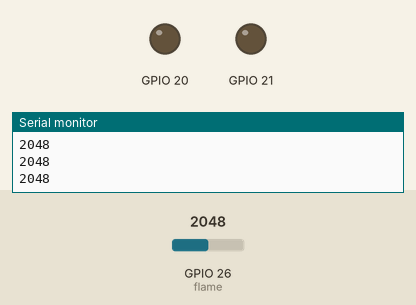
Recording of a sketch running on a simulated ESP32. Shown: output pins drawn as LEDs (lit = HIGH), the last lines printed to the serial monitor. The test bench sets the inputs (shaded band); at power-on: GPIO 26 (flame) = 2048.

Above: at 1.2 s.
1.3 s: GPIO 26 (flame) set to 1944
At 2.5 s:
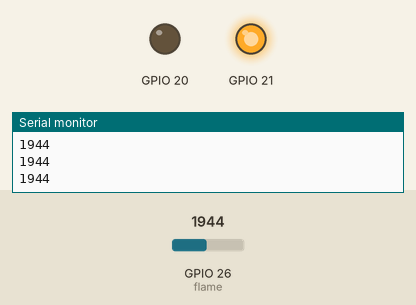
2.8 s: GPIO 26 (flame) set to 2040
At 3.8 s:
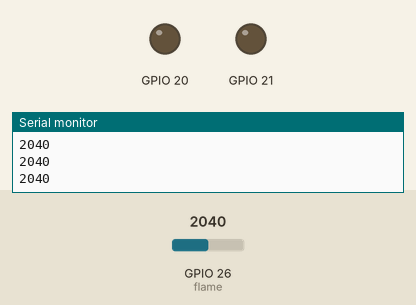
4.3 s: GPIO 26 (flame) set to 1960
At 5.0 s:
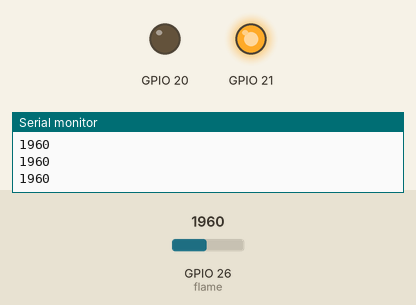
Timing chart, 0 to 7.3 s (numbered marks = the images above; inputs shaded):
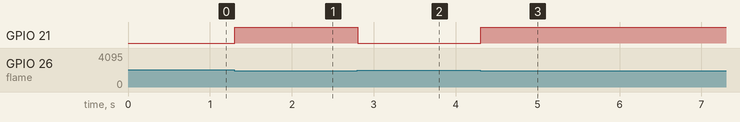

The sketch:

Self-extinguishing.ino
```cpp
/*
   Keyestudio 42 in 1 Starter Kit for Raspberry Pi Pico
   lesson 49
   Self-extinguishing
   http://www.keyestudio.com
*/
int item = 0;
void setup() {
  Serial.begin(9600);
  pinMode(20, OUTPUT);
  pinMode(21, OUTPUT);
}

void loop() {
  item = analogRead(26);//Connect the flame sensor to 26, read the analog value of the flame sensor and assign it to item
  Serial.println(item);//the serial monitor shows analog values
  if (item < 2000) {//less than 2000
    digitalWrite(20, LOW);//open the fan
    digitalWrite(21, HIGH);
  } else {//turn off the fan
    digitalWrite(20, LOW);
    digitalWrite(21, LOW);
  }
  delay(100);
}
```

Measured:
- the behaviour switches between 2000 and 1999 on GPIO 26 (flame) (found by bisection; images 0 and 1)
- after the input at 1.3 s, GPIO 21: LOW → HIGH at once
- after the input at 2.8 s, GPIO 21: HIGH → LOW at once
- after the input at 4.3 s, GPIO 21: LOW → HIGH at once
